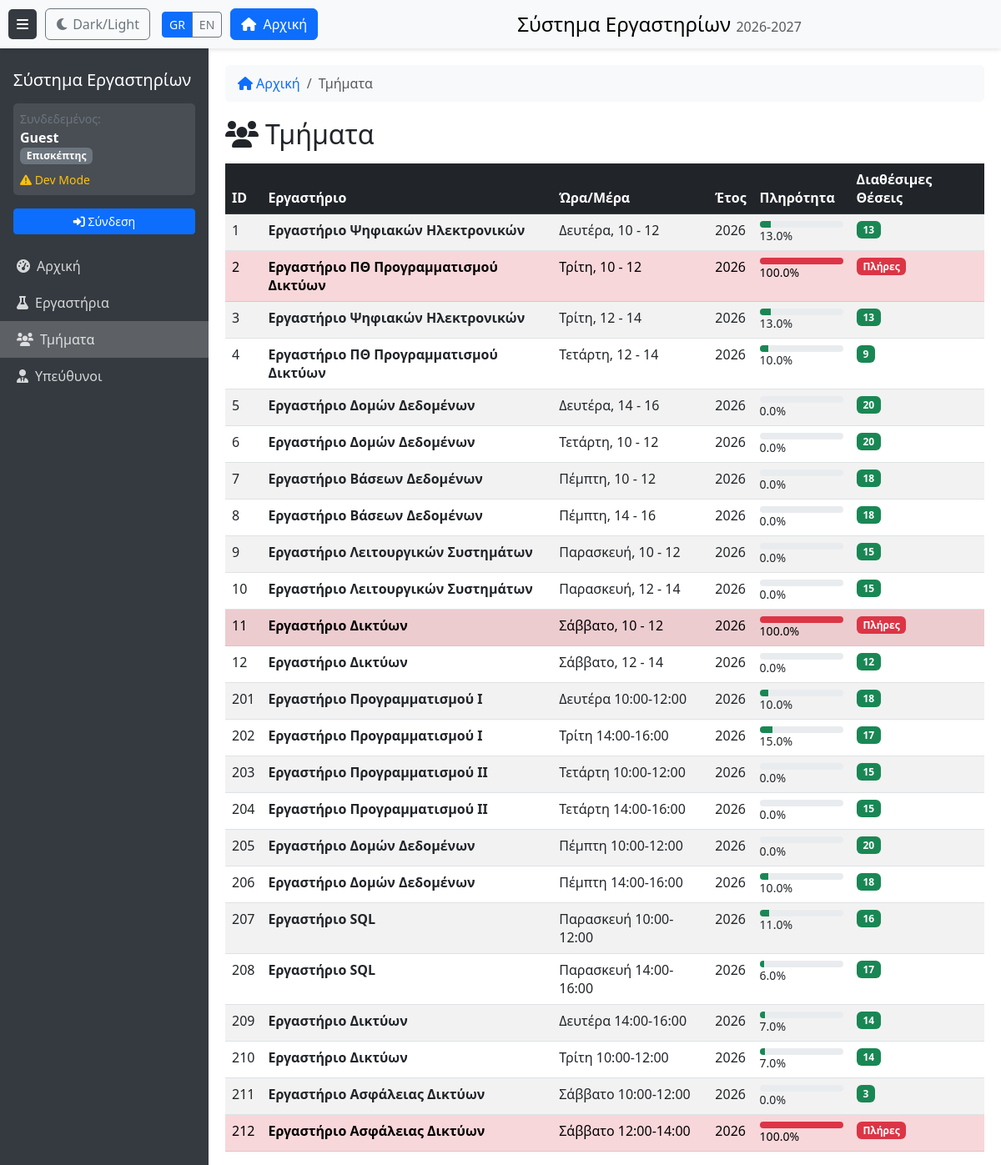
/groups-view, run on an earlier commit of the app's database.
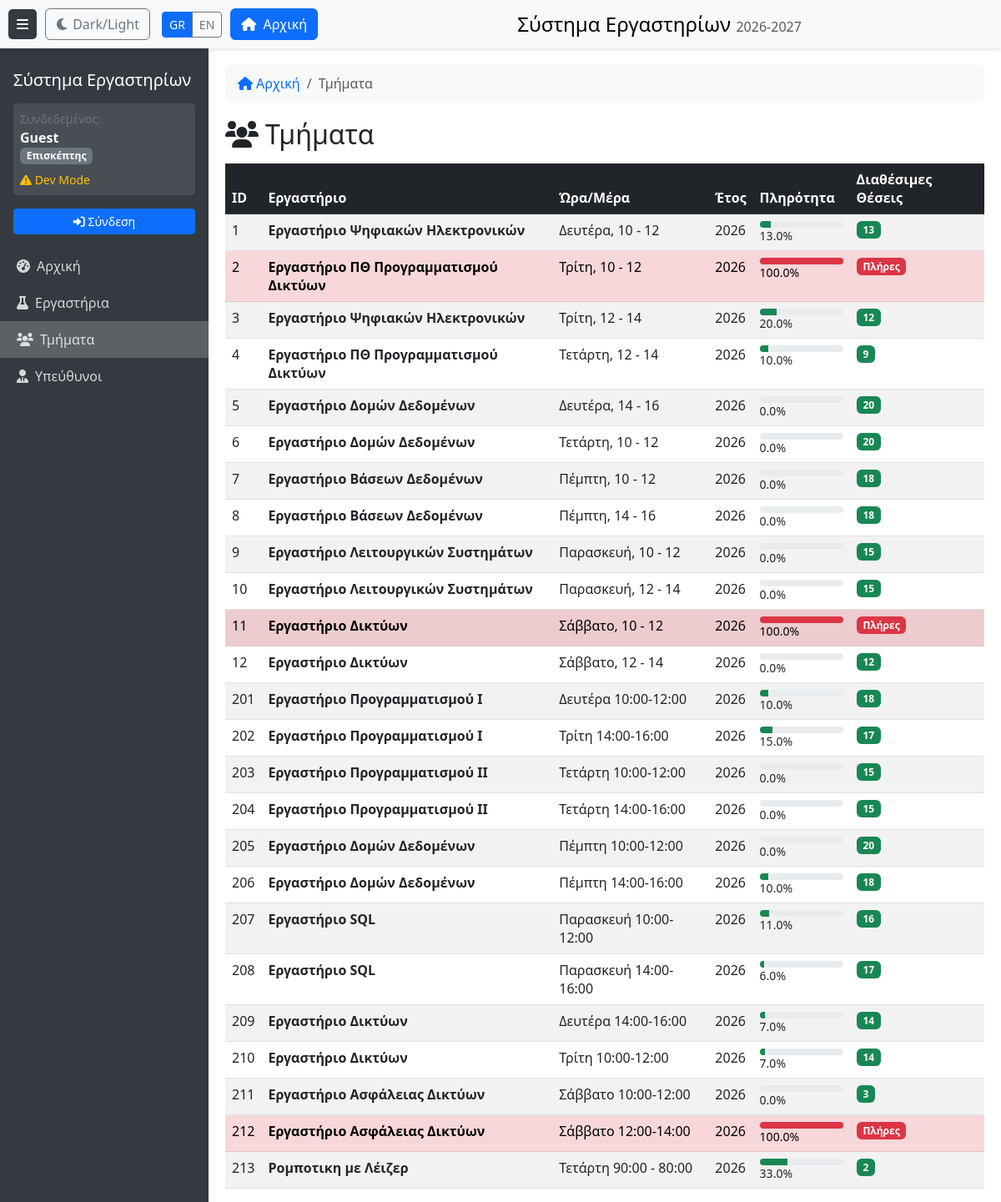
And on a later commit of the database.
### models.py (models this page shows)
class LabGroup(db.Model):
    __tablename__ = 'lab_groups'
    group_id = db.Column(db.Integer, primary_key=True, autoincrement=True)
    daytime = db.Column(db.Text, nullable=False)
    year = db.Column(db.Integer, nullable=False)
    finalize = db.Column(db.Text, nullable=False)

class CourseLab(db.Model):
    __tablename__ = 'course_lab'
    lab_id = db.Column(db.Integer, primary_key=True, autoincrement=True)
    name = db.Column(db.Text, nullable=False)
    description = db.Column(db.Text, nullable=False)
    maxusers = db.Column(db.Integer, nullable=False)
    reg_limit = db.Column(db.Text, nullable=False)
    max_misses = db.Column(db.Integer, nullable=False)

### routes/views.py (the view)
@views_bp.route('/groups-view')
@require_permission('dashboard', 'view')
def groups_page():
    academic_year = get_academic_year()
    groups_raw = db.session.query(
        LabGroup, RelLabGroup.lab_id, CourseLab.name.label('lab_name')
    ).join(
        RelLabGroup, LabGroup.group_id == RelLabGroup.group_id
    ).join(
        CourseLab, RelLabGroup.lab_id == CourseLab.lab_id
    ).filter(LabGroup.year == academic_year).all()
    groups = []
    for group, lab_id, lab_name in groups_raw:
        occupancy = get_group_occupancy(group.group_id, lab_id)
        groups.append({
            'group_id': group.group_id,
            'daytime': group.daytime,
            'year': group.year,
            'lab_id': lab_id,
            'lab_name': lab_name,
            'occupancy_percentage': occupancy['percentage'],
            'available_spots': occupancy['available'],
            'is_full': occupancy['is_full']
        })
    all_labs = []
    professors = []
    if session.get('role') == 'admin':
        all_labs = CourseLab.query.order_by(CourseLab.name).all()
        professors = Professor.query.order_by(Professor.name).all()
    return render_template('groups.html',
                           active_page='groups',
                           groups=groups,
                           all_labs=all_labs,
                           professors=professors)

### app.py (called while the page is built)
def get_locale():
    return session.get('language', 'el')

@app.context_processor
def inject_common_vars():
    return {
        'name': session.get('name', 'Guest'),
        'role': session.get('role', 'guest'),
        'AUTH_MODE': app.config['AUTH_MODE'],
        'academic_year': get_academic_year(),
        'current_language': session.get('language', 'el'),
    }

### auth.py (called while the page is built, shortened)
def require_permission(resource, action):
    def decorator(f):
        @functools.wraps(f)
        def decorated_function(*args, **kwargs):
            matrix = PermissionMatrix()
            if 'schGrAcPersonID' in session:
                user_id = session['schGrAcPersonID']
                role = matrix.get_user_role(user_id)
            else:
                role = 'guest'
            return f(*args, **kwargs)
        return decorated_function
    return decorator

def get_academic_year():
    today = datetime.now()
    day_of_year = today.timetuple().tm_yday
    current_year = today.year
    if day_of_year < 35:
        return current_year - 1
    return current_year

    def has_permission(self, role, resource, action):
        if role not in self.matrix['roles']:
            return False
        if resource not in self.matrix['resources']:
            return False
        resource_config = self.matrix['resources'][resource]
        if action not in resource_config:
            return False
        return role in resource_config[action]

### helpers.py (called while the page is built)
def get_group_occupancy(group_id, lab_id):
    current_count = RelGroupStudent.query.filter_by(group_id=group_id).count()
    lab = CourseLab.query.get(lab_id)
    max_users = lab.maxusers if lab else 0
    return {
        'current': current_count,
        'max': max_users,
        'available': max(0, max_users - current_count),
        'percentage': round((current_count / max_users * 100), 1) if max_users > 0 else 0,
        'is_full': current_count >= max_users
    }

### templates/groups.html (shortened to what this page needs)
﻿{% extends "base.html" %}
{% block breadcrumb %}
<li class="breadcrumb-item active" aria-current="page">{{ _('Τμήματα') }}</li>
{% endblock %}
{% block content %}
<div class="d-flex justify-content-between align-items-center mb-3">
    <h2 class="mb-0"><i class="fas fa-users me-2"></i>{{ _('Τμήματα') }}</h2>
</div>
<div class="table-responsive">
    <table class="table table-striped table-hover sortable">
        <thead class="table-dark">
            <tr>
                <th>ID</th>
                <th>{{ _('Εργαστήριο') }}</th>
                <th>{{ _('Ώρα/Μέρα') }}</th>
                <th>{{ _('Έτος') }}</th>
                <th>{{ _('Πληρότητα') }}</th>
                <th>{{ _('Διαθέσιμες Θέσεις') }}</th>
            </tr>
        </thead>
        <tbody>
        {% for group in groups %}
            <tr class="{% if group.is_full %}table-danger{% endif %}">
                <td>{{ group.group_id }}</td>
                <td><strong>{{ group.lab_name }}</strong></td>
                <td>{{ group.daytime }}</td>
                <td>{{ group.year }}</td>
                <td>
                    <div class="progress occupancy-bar occupancy-bar-inline">
                        <div class="progress-bar {% if group.occupancy_percentage >= 90 %}bg-danger{% elif group.occupancy_percentage >= 70 %}bg-warning{% else %}bg-success{% endif %}"
                             style="width: {{ group.occupancy_percentage }}%"></div>
                    </div>
                    <small>{{ group.occupancy_percentage|round(0) }}%</small>
                </td>
                <td>
                    {% if group.is_full %}
                    <span class="badge bg-danger">{{ _('Πλήρες') }}</span>
                    {% else %}
                    <span class="badge bg-success">{{ group.available_spots }}</span>
                    {% endif %}
                </td>
            </tr>
        {% endfor %}
        </tbody>
    </table>
</div>
{% endblock %}

### templates/base.html (shortened to what this page needs)
<!DOCTYPE html>
<html lang="{{ current_language }}">
<head>
    <link href="https://cdn.jsdelivr.net/npm/bootstrap@5.3.0/dist/css/bootstrap.min.css" rel="stylesheet">
    <link href="https://cdnjs.cloudflare.com/ajax/libs/font-awesome/6.0.0/css/all.min.css" rel="stylesheet">
    <link href="{{ url_for('static', filename='css/style.css') }}" rel="stylesheet">
</head>
<body>
    <div class="top-fixed-buttons">
        <button class="toggle-btn" id="sidebarToggle" aria-expanded="true" aria-controls="sidebar" aria-label="{{ _('Toggle navigation') }}">
            <i class="fas fa-bars"></i>
        </button>
        <button class="btn btn-outline-secondary" id="themeToggle" aria-label="{{ _('Toggle Dark Mode') }}">
            <i class="fas fa-moon"></i> <span class="d-none d-md-inline">Dark/Light</span>
        </button>
        <div class="btn-group btn-group-sm ms-1" role="group" aria-label="{{ _('Language switcher') }}">
            <a href="{{ url_for('views_bp.set_language', lang='el') }}" class="btn {% if current_language == 'el' %}btn-primary{% else %}btn-outline-secondary{% endif %}" aria-label="Ελληνικά">GR</a>
            <a href="{{ url_for('views_bp.set_language', lang='en') }}" class="btn {% if current_language == 'en' %}btn-primary{% else %}btn-outline-secondary{% endif %}" aria-label="English">EN</a>
        </div>
        <a href="{{ url_for('views_bp.dashboard') }}" class="btn btn-primary">
            <i class="fas fa-home me-1"></i> <span class="d-none d-md-inline">{{ _('Αρχική') }}</span>
        </a>
        <div class="top-bar-title">
            <h4>{{ _('Σύστημα Εργαστηρίων') }} <small class="text-muted fs-6">{{ academic_year }}-{{ academic_year + 1 }}</small></h4>
        </div>
    </div>
    <nav class="sidebar" id="sidebar" role="navigation" aria-label="{{ _('Main navigation') }}">
        <div class="p-3">
            <h5>{{ _('Σύστημα Εργαστηρίων') }}</h5>
            <div class="mt-3 p-2 user-info-box">
                <small class="user-info-label">{{ _('Συνδεδεμένος:') }}</small>
                <div class="fw-bold">{{ name }}</div>
                <div class="badge bg-{% if role == 'student' %}success{% elif role == 'professor' %}primary{% elif role == 'admin' %}danger{% else %}secondary{% endif %}">
                    {% if role == 'student' %}{{ _('Φοιτητής') }}{% elif role == 'professor' %}{{ _('Καθηγητής') }}{% elif role == 'admin' %}{{ _('Διαχειριστής') }}{% elif role == 'guest' %}{{ _('Επισκέπτης') }}{% else %}{{ role|title }}{% endif %}
                </div>
                {% if AUTH_MODE == 'dev' %}
                <div class="mt-2">
                    <small class="text-warning">
                        <i class="fas fa-exclamation-triangle"></i> Dev Mode
                    </small>
                </div>
                {% endif %}
            </div>
            {% if role != 'guest' %}
            <div class="mt-3">
                <a href="{{ url_for('auth_bp.logout') }}" class="btn btn-outline-light btn-sm w-100">
                    <i class="fas fa-sign-out-alt"></i> {{ _('Αποσύνδεση') }}
                </a>
            </div>
            {% else %}
            <div class="mt-3">
                <a href="{{ url_for('auth_bp.login') }}" class="btn btn-primary btn-sm w-100">
                    <i class="fas fa-sign-in-alt"></i> {{ _('Σύνδεση') }}
                </a>
            </div>
            {% endif %}
        </div>
        <ul class="nav flex-column">
            <li class="nav-item">
                <a class="nav-link {% if active_page == 'dashboard' %}active{% endif %}" href="{{ url_for('views_bp.dashboard') }}">
                    <i class="fas fa-tachometer-alt me-2"></i>{{ _('Αρχική') }}
                </a>
            </li>
            <li class="nav-item">
                <a class="nav-link {% if active_page == 'labs' %}active{% endif %}" href="{{ url_for('views_bp.labs_page') }}">
                    <i class="fas fa-flask me-2"></i>{{ _('Εργαστήρια') }}
                </a>
            </li>
            <li class="nav-item">
                <a class="nav-link {% if active_page == 'groups' %}active{% endif %}" href="{{ url_for('views_bp.groups_page') }}">
                    <i class="fas fa-users me-2"></i>{{ _('Τμήματα') }}
                </a>
            </li>
            <li class="nav-item">
                <a class="nav-link {% if active_page == 'professors' %}active{% endif %}" href="{{ url_for('views_bp.professors_page') }}">
                    <i class="fas fa-user-tie me-2"></i>{{ _('Υπεύθυνοι') }}
                </a>
            </li>
        </ul>
    </nav>
    <div class="main-content" id="mainContent" role="main">
        <nav class="breadcrumb-nav">
            <ol class="breadcrumb">
                <li class="breadcrumb-item {% if active_page == 'dashboard' %}active{% endif %}">
                    {% if active_page != 'dashboard' %}
                    <a href="{{ url_for('views_bp.dashboard') }}"><i class="fas fa-home me-1"></i>{{ _('Αρχική') }}</a>
                    {% else %}
                    <i class="fas fa-home me-1"></i>{{ _('Αρχική') }}
                    {% endif %}
                </li>
                {% block breadcrumb %}{% endblock %}
            </ol>
        </nav>
        {% block content %}{% endblock %}
    </div>
</body>
</html>

### static/css/style.css (style rules this page uses)
body { display: flex; min-height: 100vh; padding-top: 50px; }
.sidebar { width: 250px; background: #343a40; color: white; transition: all 0.3s; position: fixed; height: 100%; z-index: 1000; top: 50px; padding-top: 10px; overflow-y: auto; }
.sidebar .nav-link { color: rgba(255,255,255,.8); padding: 10px 20px; }
.sidebar .nav-link.active { background: rgba(255,255,255,.2); }
.main-content { margin-left: 250px; padding: 20px; transition: all 0.3s; width: 100%; }
.toggle-btn { background: #343a40; color: white; border: none; padding: 10px; border-radius: 5px; }
.top-fixed-buttons { position: fixed; top: 0; left: 0; right: 0; z-index: 1100; display: flex; align-items: center; gap: 10px; padding: 10px; background-color: #fff; box-shadow: 0 2px 5px rgba(0,0,0,0.1); }
.top-bar-title { margin-left: auto; margin-right: auto; }
.top-bar-title h4 { color: #000; margin: 0; }
.occupancy-bar { height: 8px; border-radius: 4px; }
.occupancy-bar-inline { width: 100px; }
.user-info-box { background: rgba(255,255,255,0.1); border-radius: 5px; }
.user-info-label { color: #6c757d; }
.breadcrumb-nav { background: #f8f9fa; padding: 10px 15px; border-radius: 5px; margin-bottom: 20px; }
.breadcrumb-nav .breadcrumb { margin-bottom: 0; }
.breadcrumb-nav .breadcrumb-item a { text-decoration: none; }

What changed in the data, as far as the page shows it:
computed for LabGroup "Τρίτη, 12 - 14": {{ group.occupancy_percentage }} 13.3 → 20.0 (drawn); occupancy_percentage "13.0" → "20.0"; available_spots "13" → "12"
added LabGroup: group_id "213", lab_name "Ρομποτικη με Λέιζερ", daytime "Τετάρτη 90:00 - 80:00", year "2026", {{ group.occupancy_percentage }} 33.3 (drawn), occupancy_percentage "33.0", available_spots "2"
